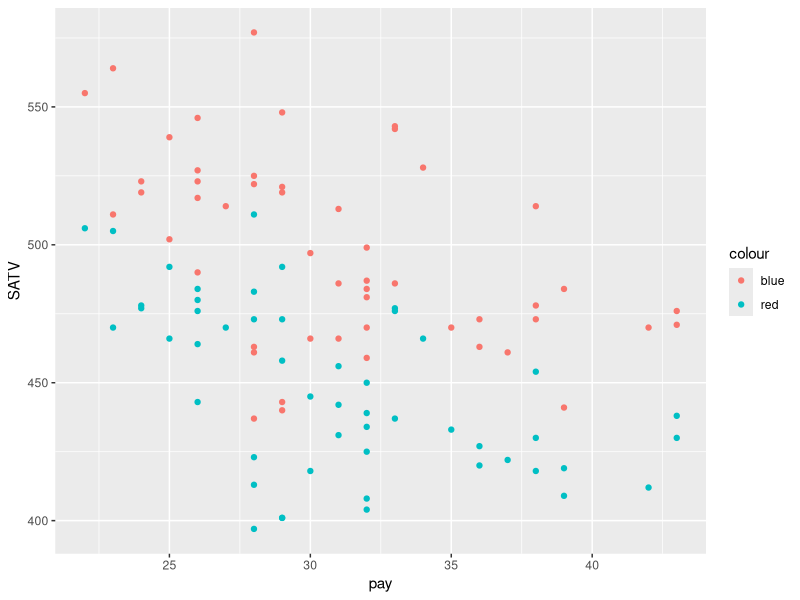
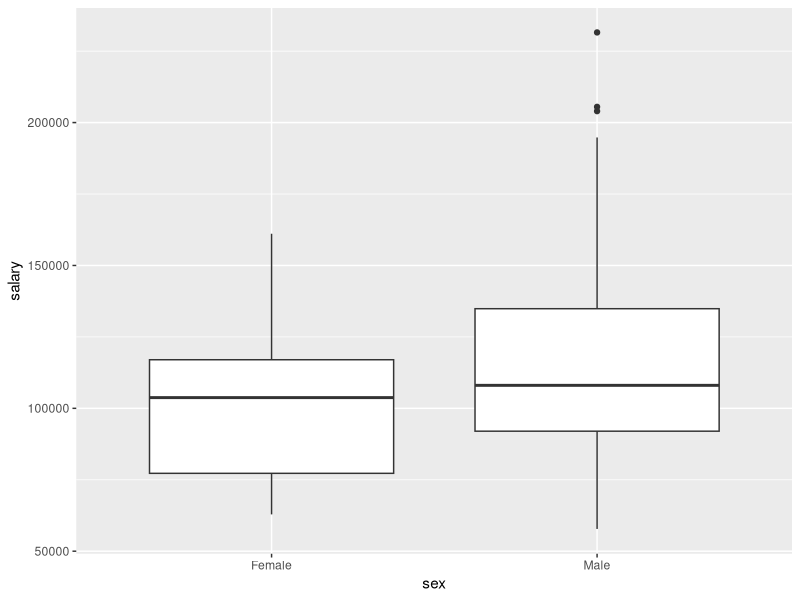
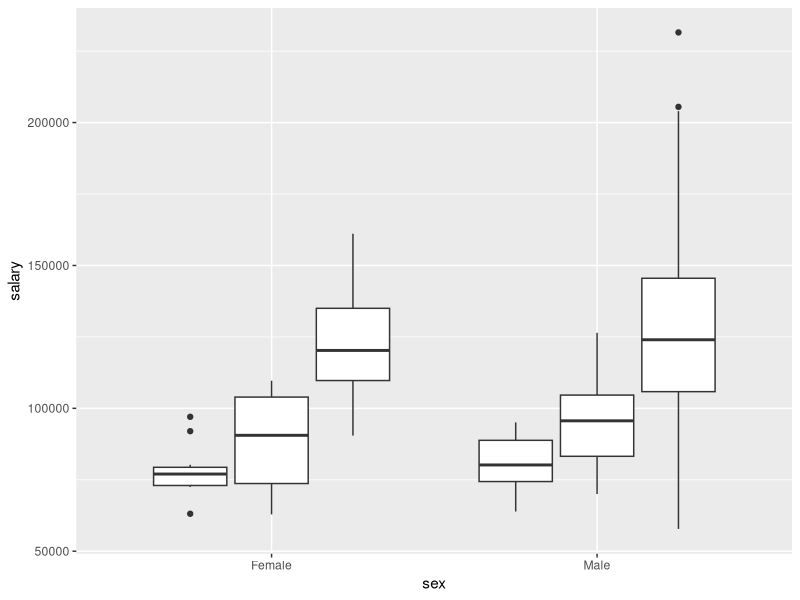

Generate these figures, in order, with R:
## ---- chunk 1
library(car)
st <- States
# This is for convenience and transforms the rownames into an additional column
st[, "States"] <- rownames(st)
# You can access the description of the dataset with the following:
# ?States

## ---- chunk 2
# Your code here
cor(st$SATV, st$SATM)
## ---- chunk 3
# Your code here
cor(st$dollars, st$SATM)
cor(st$dollars, st$SATV)



## ---- chunk 4
# Your code here
library(ggplot2)
ggplot(st)+geom_point(aes(x= pay, y= SATV,color= "red"))+geom_point(aes(x= pay, y= SATM, color= "blue"))
## ---- chunk 5
# Your code here
## ---- chunk 6
library(boot)
ncl <- nuclear
# You can access a description of the dataset using ?nuclear
## ---- chunk 7
# Your code here
## ---- chunk 8
library(car)
slr <- Salaries
# You can access a description of the dataset using ?Salaries
## ---- chunk 9
# Try using ggplot2 with the geom_boxplot type.
ggplot(slr, aes(x= sex, y=salary))+geom_boxplot()


## ---- chunk 10
# Try using ggplot2 with the geom_boxplot type.
ggplot(slr, aes(x= sex, y=salary, sep = rank ))+geom_boxplot()


## ---- chunk 11
# Your code here
